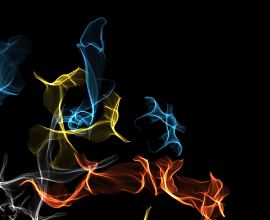
#> input picture indir.png, 270 x 220 px
$ python 'Küçültme-Piksel Değiştirme Metodu.py'   (Python 2 division)
#> lines starting #> are read from the running program, lines starting #| are printed output that depends on the picture
import numpy as np
import cv2

# Gösterme Fonksiyonu
def goster(resim): cv2.imshow("resim", resim);cv2.waitKey(0); cv2.destroyAllWindows(); cv2.waitKey(1)
img= cv2.imread("indir.png")
#> img is the input picture: shape (220, 270, 3); mean B, G, R 10.8, 14.1, 17.3
goster(img)

# Çözünürlük
r= np.shape(img)[0]
#> r = 220
c= np.shape(img)[1]
#> c = 270
print(r,c)
#| 220 270
n= 1.25
h= round(r/n)
#> h = 176
w= round(c/n)
#> w = 216

ims= np.zeros((h, w, 3), np.uint8)  #Boş Görüntü oluşturma
for i in range(0,h):
      for j in range(0,w):
   	 ims[i,j]=img[round(i*n),round(j*n)]
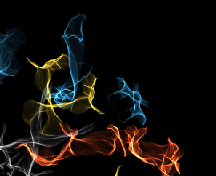
#> ims: shape (176, 216, 3); mean B, G, R 10.8, 14.1, 17.3

cv2.imwrite("ims1.png",ims)
goster(ims)
